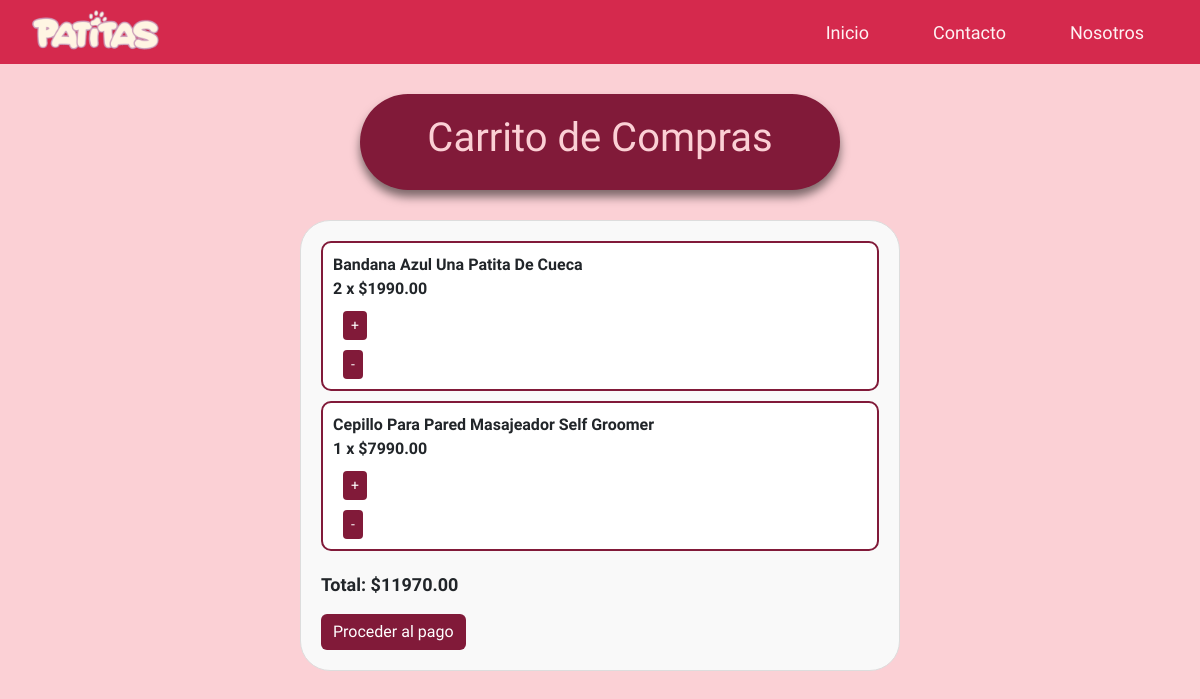
Before: /patitas/carrito/ (signed in) with the older database file.
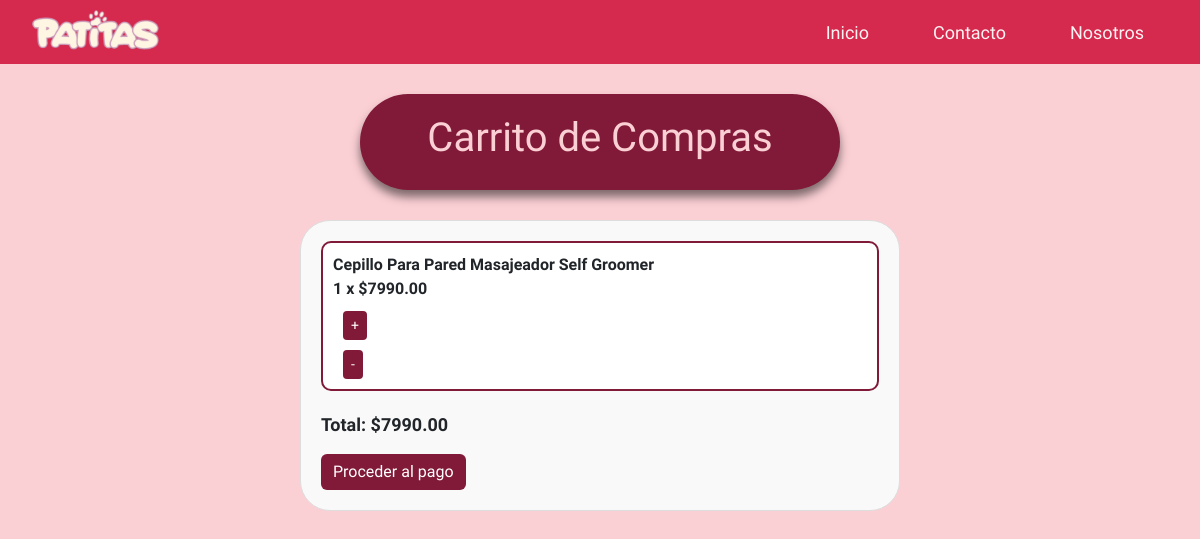
After: the same page with the newer database file.
### patitas/models.py (models this page shows, shortened)
class Carrito(models.Model):
    usuario = models.ForeignKey(User, on_delete=models.CASCADE)
    producto = models.ForeignKey(Producto, on_delete=models.CASCADE)
    cantidad = models.IntegerField(default=1)
    class Meta:
        unique_together = ('usuario', 'producto')

class Producto(models.Model):
    id = models.AutoField(primary_key=True)
    nombre_prod = models.CharField(max_length=50)
    descripcion = models.TextField(max_length=200)
    id_categoria = models.ForeignKey('Categoria',on_delete=models.CASCADE, db_column='idCategoria')
    precio = models.DecimalField(max_digits=10, decimal_places=2)
    stock = models.IntegerField()
    imagen = models.ImageField(upload_to='productos_fotos/', blank=True, null=True)

### patitas/views.py (the view)
# urls.py: path('carrito/', views.ver_carrito, name='carrito'),
def ver_carrito(request):
    if request.user.is_authenticated:
        carrito_items = Carrito.objects.filter(usuario=request.user)
        total = sum(item.producto.precio * item.cantidad for item in carrito_items)
        return render(request, 'patitas/carrito.html', {'carrito_items': carrito_items, 'total': total})
    else:
        return redirect('login')

### patitas/templates/patitas/carrito.html (shortened to what this page needs)
{% load static %}
<!DOCTYPE html>
<html lang="en">
<head>
    <link rel="stylesheet" href="https://cdnjs.cloudflare.com/ajax/libs/font-awesome/6.5.2/css/all.min.css">
    <link rel="stylesheet" href="https://cdn.jsdelivr.net/npm/bootstrap@5.3.3/dist/css/bootstrap.min.css">
    <link type='text/css' href='{% static "css/style.css"%}' rel='stylesheet'>
</head>
<body>
    <div class="cont-header">
        <header>
            <a href="{% url 'index' %}" class="logo_patitas_princ"><img src="{% static 'img/logo_patitas.png' %}" alt="patitas"></a>
            <nav class="navbar-header">
                <a href="index">Inicio</a>
                <a href="contacto">Contacto</a>
                <a href="#">Nosotros</a>
            </nav>
        </header>
    </div>
    <div class="titulos-pag">
        <h1>Carrito de Compras</h1>
    </div>
    <div class="carrito-container">
        {% if carrito_items %}
            <ul class="carrito-list">
                {% for item in carrito_items %}
                    <li class="carrito-item">
                        <span class="producto-info">
                            {{ item.producto.nombre_prod }} <br> {{ item.cantidad }} x ${{ item.producto.precio }}
                        </span>
                        <form action="{% url 'update_cart' %}" method="post">
                            <button type="submit" class="btn btn-sm btn-success">+</button>
                        </form>
                        <form action="{% url 'update_cart' %}" method="post">
                            <button type="submit" class="btn btn-sm btn-danger">-</button>
                        </form>
                    </li>
                {% endfor %}
            </ul>
            <p class="carrito-total">Total: ${{ total }}</p>
            <a href="{% url 'checkout' %}" class="btn btn-primary">Proceder al pago</a>
        {% else %}
            <p>Tu carrito está vacío.</p>
        {% endif %}
    </div>
</body>
</html>

Changed rows visible on the page:
removed Carrito: producto.nombre_prod "Bandana Azul Una Patita De Cueca", cantidad "2", producto.precio "1990.00"
Other visible differences:
{{ total }}: "11970.00" → "7990.00"
